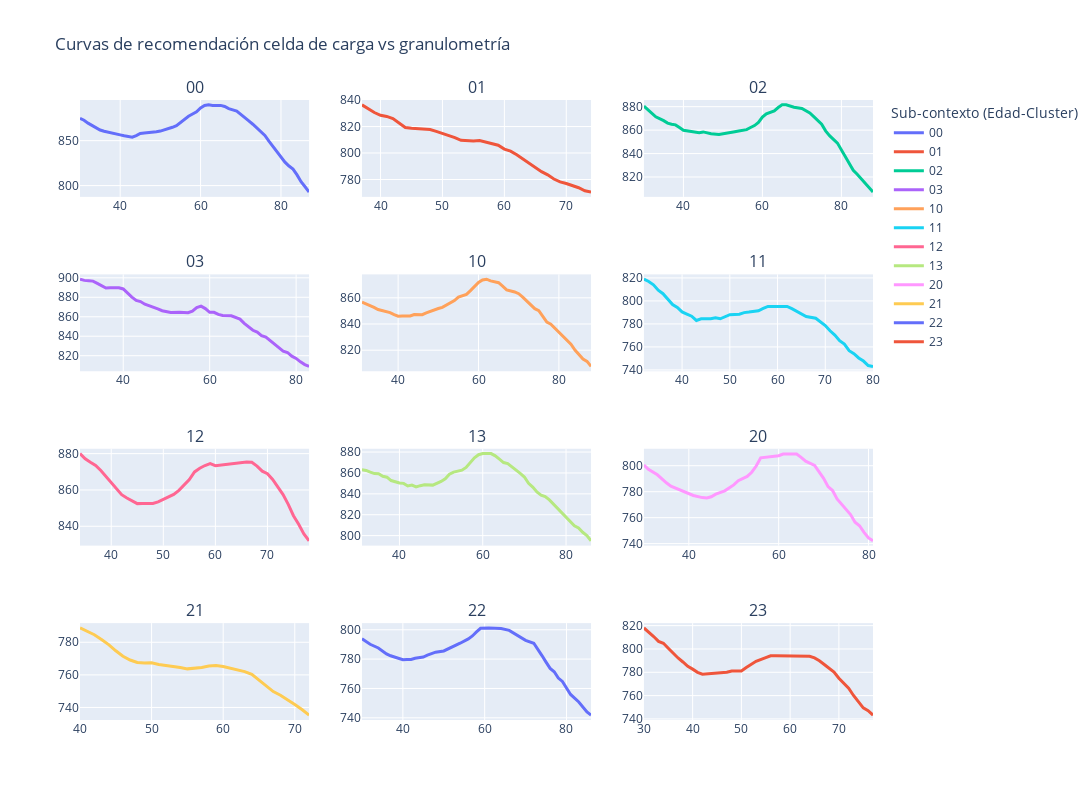

Notebook cell for this chart:
### Code cell
# Mostrando curvas de recomendación
fig = make_subplots(
    rows=4, cols=3,
    subplot_titles=titulos,
    )
k=0
for i in range(1,5):
    for j in range(1,4):
        try:
            data=dic1[titulos[k]]
            fig.add_trace(go.Scatter(x=data["gran"], y=data["cc"], ##FF6511
                            mode='lines',
                            name=titulos[k],line=dict(width=3, ),legendgroup = '1'),row=i, col=j) 

            k+=1
        except:
            pass
     



fig.update_layout(height=800, width=1200, title_text="Curvas de recomendación celda de carga vs granulometría",legend_title="Sub-contexto (Edad-Cluster)"#,xaxis6_rangeslider_visible=True
,#template="plotly_dark"
)

fig.show()

### Figure 1 — Plotly figure (JSON) as saved in the notebook; plotly's stock layout.template omitted (floating-point values rounded to 4 significant figures)
{"data": [{"legendgroup": "1", "line": {"width": 3}, "mode": "lines", "name": "00", "type": "scatter", "x": [30, 31, 32, 33, 34, 35, 36, 38, 39, 40, 41, 42, 43, 44, 45, 46, 47, 49, 50, 51, 52, 53, 54, 55, 56, 57, 59, 60, 61, 62, 63, 64, 65, 66, 67, 69, 70, 71, 72, 73, 74, 75, 76, 77, 78, 80, 81, 82, 83, 84, 85, 86, 87], "xaxis": "x", "y": [874.9, 872.7, 869.5, 866.9, 864.5, 861.9, 860.4, 858.8, 857.6, 856.4, 855.4, 855.0, 853.8, 855.6, 858.0, 858.6, 858.8, 859.8, 860.6, 861.9, 863.3, 864.9, 866.7, 870.1, 873.5, 877.2, 882.0, 886.4, 889.2, 889.9, 889.2, 889.2, 889.2, 888.0, 885.6, 883.0, 879.0, 875.6, 871.9, 868.3, 864.3, 860.4, 855.8, 849.5, 843.6, 832.8, 826.1, 821.8, 818.3, 811.9, 804.2, 798.7, 792.8], "yaxis": "y"}, {"legendgroup": "1", "line": {"width": 3}, "mode": "lines", "name": "01", "type": "scatter", "x": [37, 38, 39, 40, 41, 42, 43, 44, 45, 46, 47, 48, 49, 50, 51, 52, 53, 54, 55, 56, 57, 58, 59, 60, 61, 62, 63, 64, 65, 66, 67, 68, 69, 70, 72, 73, 74], "xaxis": "x2", "y": [836.4, 833.3, 830.6, 828.5, 827.6, 826.0, 822.6, 819.3, 818.7, 818.3, 818.3, 817.7, 816.4, 814.9, 812.8, 811.6, 809.6, 809.2, 809.1, 809.5, 808.4, 807.3, 805.9, 802.9, 801.4, 798.6, 795.5, 792.6, 788.9, 785.9, 783.5, 780.4, 778.2, 777.0, 773.8, 771.5, 770.5], "yaxis": "y2"}, {"legendgroup": "1", "line": {"width": 3}, "mode": "lines", "name": "02", "type": "scatter", "x": [30, 31, 32, 33, 35, 36, 37, 38, 39, 40, 42, 43, 44, 45, 46, 47, 49, 50, 51, 52, 53, 54, 56, 57, 58, 59, 60, 61, 63, 64, 65, 66, 67, 68, 70, 71, 72, 73, 74, 75, 76, 77, 79, 80, 81, 82, 83, 84, 85, 86, 87, 88], "xaxis": "x3", "y": [880.5, 877.7, 874.4, 871.4, 868.1, 866.0, 865.1, 864.5, 862.2, 859.8, 858.8, 858.2, 857.9, 858.5, 857.7, 857.0, 856.2, 856.7, 857.1, 857.9, 858.6, 859.2, 860.4, 862.2, 863.9, 866.5, 871.1, 873.9, 876.5, 879.3, 881.6, 881.6, 880.5, 879.5, 878.4, 876.5, 874.7, 871.5, 868.7, 865.1, 859.4, 855.2, 848.9, 843.1, 838.1, 831.8, 825.7, 822.3, 818.6, 813.9, 811.1, 807.2], "yaxis": "y3"}, {"legendgroup": "1", "line": {"width": 3}, "mode": "lines", "name": "03", "type": "scatter", "x": [30, 31, 32, 33, 34, 35, 36, 37, 39, 40, 41, 42, 43, 44, 45, 46, 47, 48, 49, 51, 53, 54, 55, 56, 57, 58, 59, 60, 61, 62, 63, 65, 66, 67, 68, 69, 70, 71, 72, 73, 74, 75, 76, 77, 78, 79, 80, 81, 82, 83], "xaxis": "x4", "y": [898.6, 897.4, 897.1, 896.6, 894.4, 892.0, 889.6, 889.9, 889.9, 888.6, 884.2, 880.2, 876.8, 875.6, 872.9, 871.5, 869.8, 868.0, 866.2, 864.4, 864.6, 864.6, 864.2, 865.8, 869.4, 870.9, 868.4, 864.6, 864.6, 862.5, 861.3, 861.0, 859.0, 857.6, 853.3, 849.6, 846.1, 844.2, 840.6, 839.1, 835.7, 831.6, 828.2, 824.7, 823.3, 819.5, 817.2, 813.7, 810.8, 809.0], "yaxis": "y4"}, {"legendgroup": "1", "line": {"width": 3}, "mode": "lines", "name": "10", "type": "scatter", "x": [31, 32, 33, 34, 35, 36, 38, 39, 40, 41, 42, 43, 44, 46, 47, 48, 49, 50, 51, 52, 53, 54, 55, 57, 58, 59, 60, 61, 62, 63, 65, 66, 67, 69, 70, 71, 72, 73, 74, 75, 76, 77, 78, 79, 80, 81, 82, 83, 84, 85, 86, 87, 88], "xaxis": "x5", "y": [856.7, 855.5, 854.0, 852.7, 851.0, 850.1, 848.7, 847.2, 846.0, 846.1, 846.1, 846.1, 847.3, 847.2, 848.5, 849.8, 850.7, 851.8, 852.7, 854.2, 856.0, 857.9, 860.6, 862.7, 865.5, 868.7, 871.8, 873.6, 874.2, 872.9, 871.5, 868.9, 866.1, 864.5, 863.1, 860.5, 857.3, 854.7, 851.7, 850.2, 845.6, 841.4, 839.9, 836.8, 834.0, 830.9, 827.7, 824.7, 820.2, 816.9, 813.3, 811.5, 807.6], "yaxis": "y5"}, {"legendgroup": "1", "line": {"width": 3}, "mode": "lines", "name": "11", "type": "scatter", "x": [32, 33, 34, 35, 36, 37, 38, 39, 40, 41, 42, 43, 44, 46, 47, 48, 49, 50, 52, 53, 54, 56, 57, 58, 59, 60, 62, 63, 64, 65, 66, 68, 69, 70, 71, 72, 73, 74, 75, 76, 77, 78, 79, 80], "xaxis": "x6", "y": [818.9, 816.9, 814.0, 809.3, 806.3, 801.8, 796.8, 794.3, 790.4, 788.6, 786.7, 783.0, 784.5, 784.5, 785.4, 784.5, 786.3, 788.0, 788.5, 789.8, 790.3, 791.5, 793.4, 795.2, 795.2, 795.2, 795.2, 793.2, 791.2, 788.6, 786.4, 784.9, 782.1, 778.6, 774.0, 770.3, 765.5, 762.4, 756.7, 754.2, 750.4, 747.7, 743.8, 743.1], "yaxis": "y6"}, {"legendgroup": "1", "line": {"width": 3}, "mode": "lines", "name": "12", "type": "scatter", "x": [34, 35, 36, 37, 38, 39, 40, 41, 42, 43, 44, 45, 46, 47, 48, 49, 50, 51, 52, 53, 54, 55, 56, 57, 58, 59, 60, 61, 62, 63, 64, 65, 66, 67, 68, 69, 70, 71, 72, 73, 74, 75, 76, 77, 78], "xaxis": "x7", "y": [880.0, 877.2, 875.3, 873.5, 870.7, 867.3, 863.7, 860.5, 857.4, 855.6, 853.8, 852.5, 852.6, 852.6, 852.6, 853.5, 854.8, 856.1, 857.5, 859.8, 862.9, 865.8, 869.9, 872.0, 873.4, 874.5, 873.4, 873.7, 874.1, 874.5, 874.4, 874.9, 875.3, 875.2, 873.1, 870.3, 868.9, 865.7, 861.6, 857.4, 852.0, 845.8, 841.1, 835.8, 832.0], "yaxis": "y7"}, {"legendgroup": "1", "line": {"width": 3}, "mode": "lines", "name": "13", "type": "scatter", "x": [31, 32, 33, 34, 35, 36, 37, 38, 39, 40, 41, 42, 43, 44, 45, 46, 48, 49, 50, 51, 52, 53, 55, 56, 57, 58, 59, 60, 62, 63, 64, 65, 66, 67, 68, 69, 70, 71, 72, 73, 74, 75, 76, 77, 78, 79, 80, 81, 82, 83, 84, 85, 86], "xaxis": "x8", "y": [863.1, 862.4, 860.8, 859.4, 859.2, 856.9, 855.9, 852.7, 851.6, 850.4, 850.0, 847.6, 848.5, 846.7, 847.8, 848.6, 848.3, 849.9, 851.8, 854.5, 858.8, 860.8, 862.7, 865.3, 869.8, 874.6, 877.5, 878.5, 878.5, 876.4, 873.2, 870.0, 868.9, 865.8, 863.6, 859.5, 856.1, 850.1, 846.4, 841.7, 838.7, 837.4, 834.2, 830.0, 826.1, 821.7, 817.8, 813.6, 809.4, 807.4, 803.2, 800.1, 795.0], "yaxis": "y8"}, {"legendgroup": "1", "line": {"width": 3}, "mode": "lines", "name": "20", "type": "scatter", "x": [30, 31, 33, 34, 35, 36, 38, 39, 40, 41, 43, 44, 45, 46, 48, 49, 50, 51, 53, 54, 55, 56, 58, 59, 60, 61, 63, 64, 65, 66, 68, 69, 70, 71, 72, 73, 74, 75, 76, 77, 78, 79, 80, 81], "xaxis": "x9", "y": [800.5, 797.3, 793.0, 789.8, 786.8, 784.2, 781.3, 780, 778.4, 777.1, 775.4, 775.1, 776.1, 778.0, 780.7, 782.9, 785.2, 788.5, 791.7, 795.0, 799.8, 806.1, 806.7, 807.0, 807.7, 809.0, 809.3, 809.0, 806.4, 803.5, 800.2, 795.0, 790.3, 783.9, 780.9, 774.4, 770.5, 766.0, 762.4, 756.5, 753.8, 748.7, 744.4, 742.2], "yaxis": "y9"}, {"legendgroup": "1", "line": {"width": 3}, "mode": "lines", "name": "21", "type": "scatter", "x": [40, 41, 42, 43, 44, 45, 46, 47, 48, 49, 50, 51, 52, 53, 54, 55, 56, 57, 58, 59, 60, 61, 62, 63, 64, 65, 66, 67, 68, 69, 70, 71, 72], "xaxis": "x10", "y": [788.8, 786.7, 784.6, 781.8, 778.6, 774.8, 771.4, 769.1, 767.6, 767.3, 767.4, 766.4, 765.9, 765.1, 764.5, 763.7, 764.1, 764.6, 765.5, 765.7, 765.1, 764.0, 762.8, 762.0, 760.3, 756.7, 753.0, 749.7, 747.5, 744.9, 741.8, 738.7, 735.3], "yaxis": "y10"}, {"legendgroup": "1", "line": {"width": 3}, "mode": "lines", "name": "22", "type": "scatter", "x": [30, 31, 32, 34, 35, 36, 37, 38, 40, 41, 42, 43, 45, 46, 47, 48, 50, 51, 52, 53, 54, 56, 57, 58, 59, 61, 62, 63, 64, 66, 67, 68, 69, 70, 72, 73, 74, 75, 76, 77, 78, 79, 80, 81, 83, 84, 85, 86], "xaxis": "x11", "y": [793.8, 792.1, 790.1, 787.6, 785.6, 783.6, 782.3, 781.4, 779.6, 779.8, 779.8, 780.6, 781.4, 782.7, 783.5, 784.7, 785.6, 786.8, 788.0, 789.3, 790.8, 793.8, 795.8, 798.5, 801.0, 801.2, 801.2, 801.2, 800.8, 799.6, 797.9, 796.3, 794.5, 792.8, 790.8, 786.9, 782.4, 778.0, 773.7, 771.4, 767.1, 764.8, 760.2, 755.9, 750.8, 747.6, 744.1, 741.8], "yaxis": "y11"}, {"legendgroup": "1", "line": {"width": 3}, "mode": "lines", "name": "23", "type": "scatter", "x": [30, 31, 32, 33, 34, 35, 36, 37, 38, 39, 40, 41, 42, 43, 44, 45, 46, 47, 48, 49, 50, 51, 52, 53, 55, 56, 57, 58, 59, 60, 61, 62, 63, 64, 65, 66, 67, 68, 69, 70, 71, 72, 73, 74, 75, 76, 77], "xaxis": "x12", "y": [818.0, 814.5, 810.7, 806.5, 804.9, 800.6, 796.3, 792.3, 788.8, 785.1, 782.7, 780.0, 778.4, 778.7, 779.2, 779.2, 779.2, 780.0, 781.1, 781.3, 781.1, 784.0, 786.7, 789.4, 792.6, 794.2, 794.2, 794.2, 794.2, 794.2, 794.2, 794.2, 794.2, 793.6, 792.3, 789.9, 786.7, 783.5, 780.3, 774.9, 770.9, 766.4, 760.1, 755.0, 749.4, 747.1, 743.2], "yaxis": "y12"}], "layout": {"annotations": [{"font": {"size": 16}, "showarrow": false, "text": "00", "x": 0.1444, "xanchor": "center", "xref": "paper", "y": 1, "yanchor": "bottom", "yref": "paper"}, {"font": {"size": 16}, "showarrow": false, "text": "01", "x": 0.5, "xanchor": "center", "xref": "paper", "y": 1, "yanchor": "bottom", "yref": "paper"}, {"font": {"size": 16}, "showarrow": false, "text": "02", "x": 0.8556, "xanchor": "center", "xref": "paper", "y": 1, "yanchor": "bottom", "yref": "paper"}, {"font": {"size": 16}, "showarrow": false, "text": "03", "x": 0.1444, "xanchor": "center", "xref": "paper", "y": 0.7188, "yanchor": "bottom", "yref": "paper"}, {"font": {"size": 16}, "showarrow": false, "text": "10", "x": 0.5, "xanchor": "center", "xref": "paper", "y": 0.7188, "yanchor": "bottom", "yref": "paper"}, {"font": {"size": 16}, "showarrow": false, "text": "11", "x": 0.8556, "xanchor": "center", "xref": "paper", "y": 0.7188, "yanchor": "bottom", "yref": "paper"}, {"font": {"size": 16}, "showarrow": false, "text": "12", "x": 0.1444, "xanchor": "center", "xref": "paper", "y": 0.4375, "yanchor": "bottom", "yref": "paper"}, {"font": {"size": 16}, "showarrow": false, "text": "13", "x": 0.5, "xanchor": "center", "xref": "paper", "y": 0.4375, "yanchor": "bottom", "yref": "paper"}, {"font": {"size": 16}, "showarrow": false, "text": "20", "x": 0.8556, "xanchor": "center", "xref": "paper", "y": 0.4375, "yanchor": "bottom", "yref": "paper"}, {"font": {"size": 16}, "showarrow": false, "text": "21", "x": 0.1444, "xanchor": "center", "xref": "paper", "y": 0.1562, "yanchor": "bottom", "yref": "paper"}, {"font": {"size": 16}, "showarrow": false, "text": "22", "x": 0.5, "xanchor": "center", "xref": "paper", "y": 0.1562, "yanchor": "bottom", "yref": "paper"}, {"font": {"size": 16}, "showarrow": false, "text": "23", "x": 0.8556, "xanchor": "center", "xref": "paper", "y": 0.1562, "yanchor": "bottom", "yref": "paper"}], "height": 800, "legend": {"title": {"text": "Sub-contexto (Edad-Cluster)"}}, "title": {"text": "Curvas de recomendación celda de carga vs granulometría"}, "width": 1200, "xaxis": {"anchor": "y", "domain": [0, 0.2889]}, "xaxis10": {"anchor": "y10", "domain": [0, 0.2889]}, "xaxis11": {"anchor": "y11", "domain": [0.3556, 0.6444]}, "xaxis12": {"anchor": "y12", "domain": [0.7111, 1]}, "xaxis2": {"anchor": "y2", "domain": [0.3556, 0.6444]}, "xaxis3": {"anchor": "y3", "domain": [0.7111, 1]}, "xaxis4": {"anchor": "y4", "domain": [0, 0.2889]}, "xaxis5": {"anchor": "y5", "domain": [0.3556, 0.6444]}, "xaxis6": {"anchor": "y6", "domain": [0.7111, 1]}, "xaxis7": {"anchor": "y7", "domain": [0, 0.2889]}, "xaxis8": {"anchor": "y8", "domain": [0.3556, 0.6444]}, "xaxis9": {"anchor": "y9", "domain": [0.7111, 1]}, "yaxis": {"anchor": "x", "domain": [0.8438, 1]}, "yaxis10": {"anchor": "x10", "domain": [0, 0.1562]}, "yaxis11": {"anchor": "x11", "domain": [0, 0.1562]}, "yaxis12": {"anchor": "x12", "domain": [0, 0.1562]}, "yaxis2": {"anchor": "x2", "domain": [0.8438, 1]}, "yaxis3": {"anchor": "x3", "domain": [0.8438, 1]}, "yaxis4": {"anchor": "x4", "domain": [0.5625, 0.7188]}, "yaxis5": {"anchor": "x5", "domain": [0.5625, 0.7188]}, "yaxis6": {"anchor": "x6", "domain": [0.5625, 0.7188]}, "yaxis7": {"anchor": "x7", "domain": [0.2812, 0.4375]}, "yaxis8": {"anchor": "x8", "domain": [0.2812, 0.4375]}, "yaxis9": {"anchor": "x9", "domain": [0.2812, 0.4375]}}}
